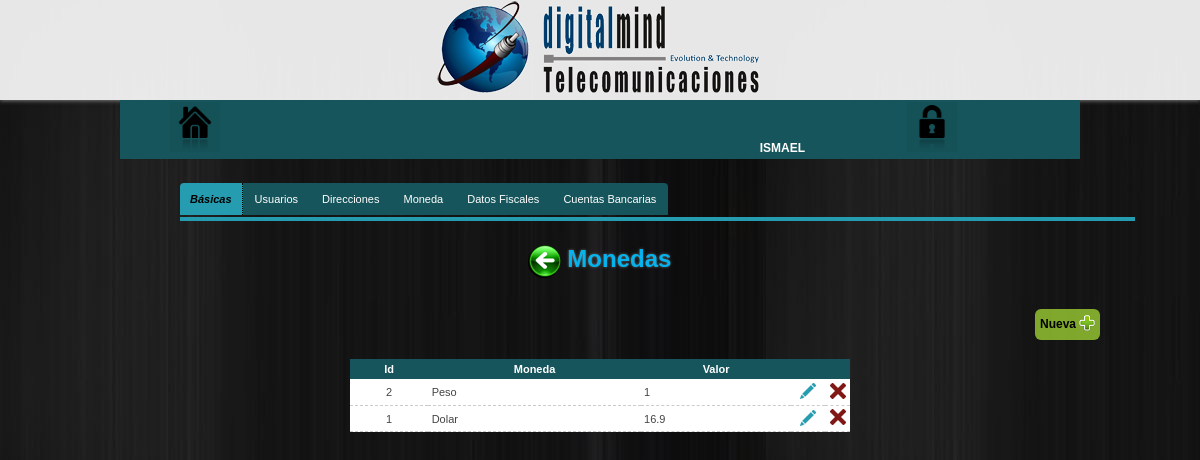
Screenshot of /configuracion/basicas/moneda (signed in) with the database file from the repository.
### tables this page shows
CREATE TABLE IF NOT EXISTS `moneda` (
  `id_moneda` int(10) NOT NULL,
  `nombre_moneda` varchar(50) NOT NULL,
  `valor` float NOT NULL
);

### configuracion/basicas/moneda/classMonedas.php (called while the page is built, shortened)
<?php
	class Monedas
	{
		public function obtenerMonedas() {
			$Conexion = new dataBaseConn();
			$sth = $Conexion -> prepare('SELECT id_moneda,nombre_moneda,valor FROM moneda');
			$sth -> execute();
			$monedas = $sth -> fetchAll();
			return $monedas;
		}
	}
?>

### libs/encrypt_decrypt_strings_urls.php (called while the page is built, shortened)
<?php
	function encrypt($string, $key) {
	   $result = '';
	   for($i=0; $i<strlen($string); $i++) {
	      $char = substr($string, $i, 1);
	      $keychar = substr($key, ($i % strlen($key))-1, 1);
	      $char = chr(ord($char)+ord($keychar));
	      $result.=$char;
	   }
	   return base64_encode($result);
	}
?>

### configuracion/basicas/moneda/tabla_monedas.php (the view, shortened to what this page needs)
<?php require_once("../../../libs/encrypt_decrypt_strings_urls.php"); ?>
<?php if($datMonedas = $fnMonedas -> obtenerMonedas() ) : ?>
	<table class="datos-bd">
		<tr>
			<th>Id</th>
			<th>Moneda</th>
			<th>Valor</th>
			<th>&nbsp;</th>
			<th>&nbsp;</th>
		</tr>
		<?php foreach($datMonedas as $moneda) : ?>
			<tr>
				<td><?=$moneda['id_moneda']?></td>
				<td style="text-align: left;"><?=$moneda['nombre_moneda']?></td>
				<td style="text-align: left;"><?=$moneda['valor']?></td>
				<td width="5%">
					<?php $idMoneda = encrypt($moneda['id_moneda'],"monedasDM") ?>
					<a href="actualizar_moneda.php?IDmoneda=<?=$idMoneda?>" class="EditMoneda"><img src="../../../images/editar.png" title="Editar"></a>
				</td>
				<td width="5%">
					<form action="" method="POST" enctype="application/x-www-form-urlencoded" target="_self">
						<button type="button" class="deleteMoneda">
							<img src="../../../images/eliminar.png" title="Borrar" alt="Borrar">
						</button>
					</form>
				</td>
			</tr>
		<?php endforeach; ?>
	</table>
	<br />
<?php else :?>
	<div class="vacio">
		(Sin registros)
	</div>
<?php endif; ?>

### css/menu.css (style rules this page uses)
* { margin: 0;padding: 0; }
a { color: #28C7E0;text-decoration:none; }
body { background: url(../images/bg.jpg) fixed; color:#444; font-family:Verdana,Helvetica,Sans-serif;font-size:12px; }
a { text-decoration: none; }

### css/tabla.css (style rules this page uses)
table { border-collapse: separate;font-size: 13px; margin: 0 0 30px 0; }
.datos-bd { background: #FFF; border-collapse: collapse; width: 500px; }
.datos-bd th { background: #16555B;color: #FFF; font-weight: bold; text-align: center; padding: .4em; }
.datos-bd td { border-bottom: 1px #CCC dashed; padding: .3em; text-align: center; }
.datos-bd a { color:#16555B;margin: .5em; }
button { background-color: transparent; border: none; cursor: pointer; }

### libs/dataTables/css/datatables.css (style rules this page uses)
table { border-collapse: separate; font-size: 11px; width: 80%; margin: 0 auto; }
button { background-color: transparent; border: none; cursor: pointer; }

### rows the page displays
moneda: id_moneda "2", nombre_moneda "Peso", valor "1"
moneda: id_moneda "1", nombre_moneda "Dolar", valor "16.9"

### other values shown
$_SESSION["usuario"] "ISMAEL"
